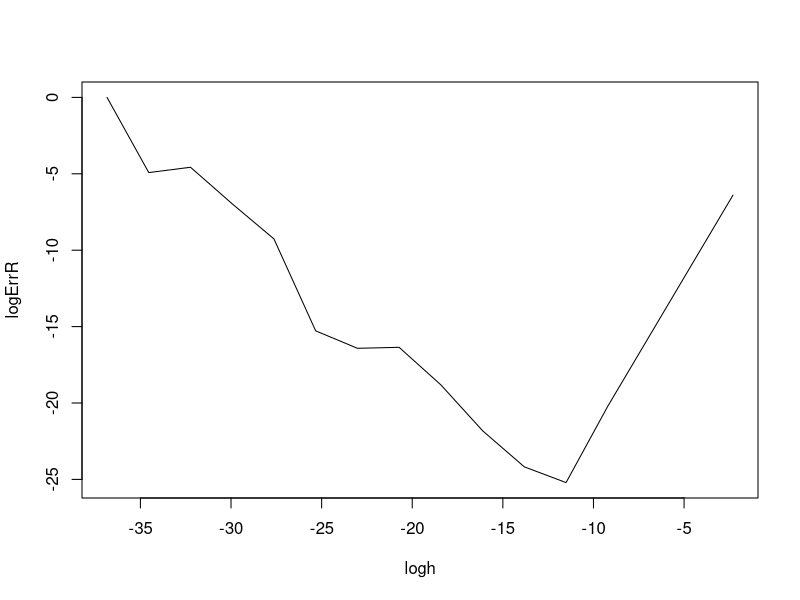

This chart was generated by the following R code:

h <- 10^seq(-1,-16,-1)
logh <- log(h)

p_estrella <- -sin(2)

p <- (cos(2+h)-cos(2-h))/(2*h)

logErrR <- log(abs(p_estrella-p)/abs(p_estrella))

plot(logh,logErrR,type='l')
